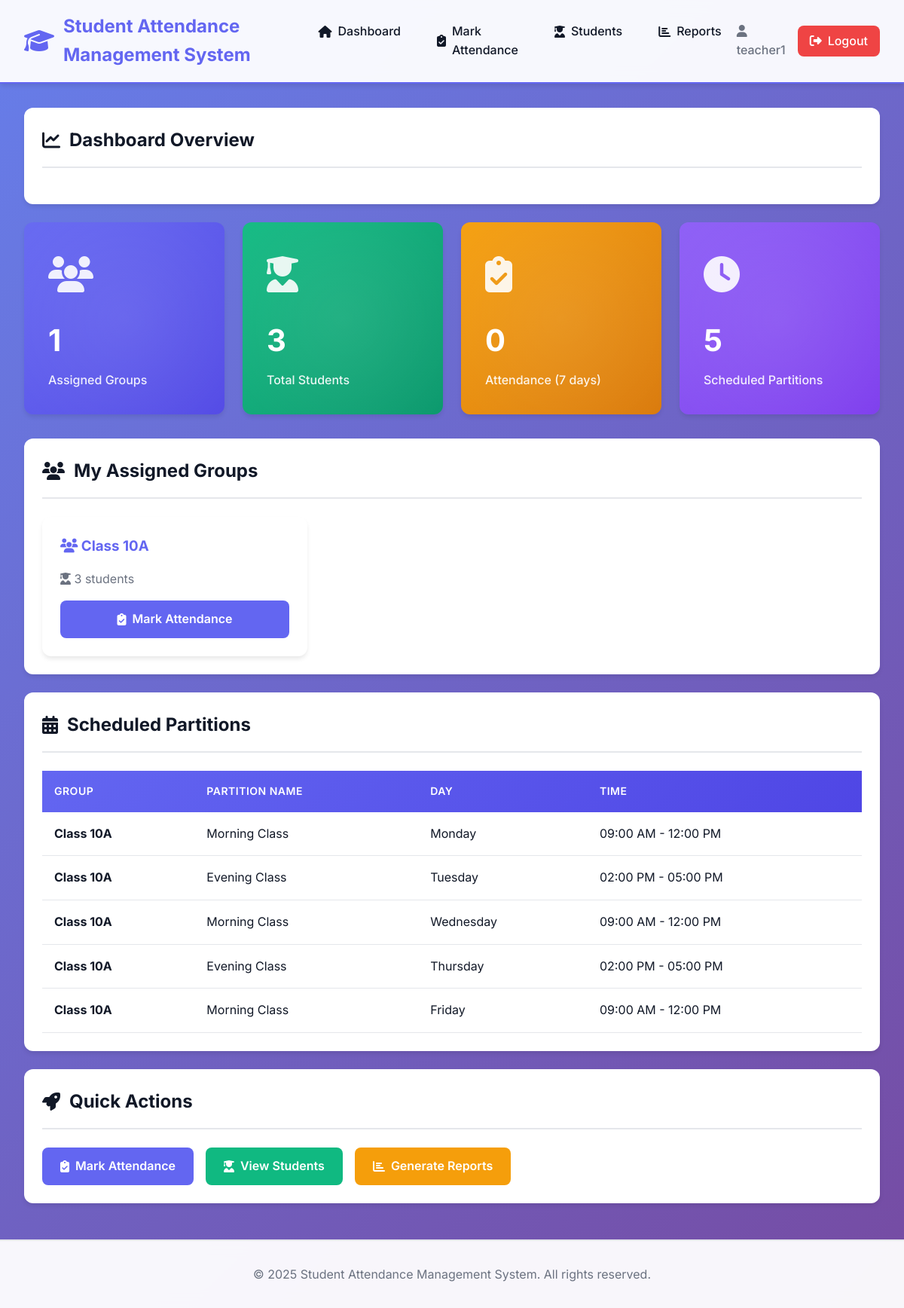
The page /teacher/dashboard.php (signed in) on the database its author committed.
### tables this page shows
CREATE TABLE groups (
    id INT AUTO_INCREMENT PRIMARY KEY,
    name VARCHAR(100) NOT NULL,
    created_by INT NOT NULL,
    created_at TIMESTAMP DEFAULT CURRENT_TIMESTAMP,
    FOREIGN KEY (created_by) REFERENCES users(id) ON DELETE CASCADE,
    INDEX idx_created_by (created_by)
);

CREATE TABLE partitions (
    id INT AUTO_INCREMENT PRIMARY KEY,
    group_id INT NOT NULL,
    name VARCHAR(100) NOT NULL,
    start_time TIME NOT NULL,
    end_time TIME NOT NULL,
    day_of_week VARCHAR(20) NOT NULL,
    created_at TIMESTAMP DEFAULT CURRENT_TIMESTAMP,
    FOREIGN KEY (group_id) REFERENCES groups(id) ON DELETE CASCADE,
    INDEX idx_group_id (group_id),
    INDEX idx_day_of_week (day_of_week)
);

### includes/functions.php (called while the page is built, shortened)
<?php
function formatTime($time) {
    return date('h:i A', strtotime($time));
}
?>

### teacher/dashboard.php (the view, shortened to what this page needs)
<?php
require_once '../includes/header.php';
$teacherId = getTeacherId($pdo, $_SESSION['user_id']);
try {
    $stmt = $pdo->prepare("
        SELECT g.*,
               (SELECT COUNT(*) FROM students WHERE group_id = g.id) as student_count
        FROM groups g
        JOIN group_assignments ga ON g.id = ga.group_id
        WHERE ga.teacher_id = ?
        ORDER BY g.name
    ");
    $stmt->execute([$teacherId]);
    $assignedGroups = $stmt->fetchAll();
    $stmt = $pdo->prepare("
        SELECT COUNT(DISTINCT s.id) as total
        FROM students s
        JOIN group_assignments ga ON s.group_id = ga.group_id
        WHERE ga.teacher_id = ?
    ");
    $stmt->execute([$teacherId]);
    $totalStudents = $stmt->fetchColumn();
    $stmt = $pdo->prepare("
        SELECT p.*, g.name as group_name
        FROM partitions p
        JOIN groups g ON p.group_id = g.id
        JOIN group_assignments ga ON g.id = ga.group_id
        WHERE ga.teacher_id = ?
        ORDER BY
            CASE p.day_of_week
                WHEN 'Monday' THEN 1
                WHEN 'Tuesday' THEN 2
                WHEN 'Wednesday' THEN 3
                WHEN 'Thursday' THEN 4
                WHEN 'Friday' THEN 5
                WHEN 'Saturday' THEN 6
                WHEN 'Sunday' THEN 7
            END,
            p.start_time
        LIMIT 10
    ");
    $stmt->execute([$teacherId]);
    $upcomingPartitions = $stmt->fetchAll();
    $stmt = $pdo->prepare("
        SELECT COUNT(*) as total
        FROM attendance
        WHERE marked_by = ? AND date >= DATE_SUB(CURDATE(), INTERVAL 7 DAY)
    ");
    $stmt->execute([$_SESSION['user_id']]);
    $recentAttendance = $stmt->fetchColumn();
} catch (PDOException $e) {
    setFlashMessage('danger', 'Error loading dashboard data.');
    $assignedGroups = [];
    $totalStudents = 0;
    $upcomingPartitions = [];
    $recentAttendance = 0;
}
?>
<div class="card">
    <div class="card-header">
        <h2><i class="fas fa-chart-line"></i> Dashboard Overview</h2>
    </div>
</div>
<div class="stats-grid">
    <div class="stat-card">
        <div class="stat-icon">
            <i class="fas fa-users"></i>
        </div>
        <div class="stat-value"><?php echo count($assignedGroups); ?></div>
        <div class="stat-label">Assigned Groups</div>
    </div>
    <div class="stat-card">
        <div class="stat-icon">
            <i class="fas fa-user-graduate"></i>
        </div>
        <div class="stat-value"><?php echo $totalStudents; ?></div>
        <div class="stat-label">Total Students</div>
    </div>
    <div class="stat-card">
        <div class="stat-icon">
            <i class="fas fa-clipboard-check"></i>
        </div>
        <div class="stat-value"><?php echo $recentAttendance; ?></div>
        <div class="stat-label">Attendance (7 days)</div>
    </div>
    <div class="stat-card">
        <div class="stat-icon">
            <i class="fas fa-clock"></i>
        </div>
        <div class="stat-value"><?php echo count($upcomingPartitions); ?></div>
        <div class="stat-label">Scheduled Partitions</div>
    </div>
</div>
<div class="card">
    <div class="card-header">
        <h2><i class="fas fa-users"></i> My Assigned Groups</h2>
    </div>
    <div class="card-body">
        <?php if (empty($assignedGroups)): ?>
            <p class="text-center" style="color: var(--text-secondary); padding: 2rem;">
                <i class="fas fa-info-circle"></i> No groups assigned yet. Please contact the administrator.
            </p>
        <?php else: ?>
            <div style="display: grid; grid-template-columns: repeat(auto-fill, minmax(300px, 1fr)); gap: 1rem;">
                <?php foreach ($assignedGroups as $group): ?>
                    <div class="card" style="margin: 0;">
                        <div class="card-body">
                            <h3 style="margin-bottom: 1rem; color: var(--primary-color);">
                                <i class="fas fa-users"></i> <?php echo htmlspecialchars($group['name']); ?>
                            </h3>
                            <p style="color: var(--text-secondary); margin-bottom: 1rem;">
                                <i class="fas fa-user-graduate"></i> <?php echo $group['student_count']; ?> students
                            </p>
                            <a href="mark_attendance.php?group_id=<?php echo $group['id']; ?>" class="btn btn-primary btn-block">
                                <i class="fas fa-clipboard-check"></i> Mark Attendance
                            </a>
                        </div>
                    </div>
                <?php endforeach; ?>
            </div>
        <?php endif; ?>
    </div>
</div>
<div class="card">
    <div class="card-header">
        <h2><i class="fas fa-calendar-alt"></i> Scheduled Partitions</h2>
    </div>
    <div class="card-body">
        <?php if (empty($upcomingPartitions)): ?>
            <p class="text-center" style="color: var(--text-secondary); padding: 2rem;">
                <i class="fas fa-info-circle"></i> No partitions scheduled.
            </p>
        <?php else: ?>
            <div class="table-responsive">
                <table>
                    <thead>
                        <tr>
                            <th>Group</th>
                            <th>Partition Name</th>
                            <th>Day</th>
                            <th>Time</th>
                        </tr>
                    </thead>
                    <tbody>
                        <?php foreach ($upcomingPartitions as $partition): ?>
                        <tr>
                            <td><strong><?php echo htmlspecialchars($partition['group_name']); ?></strong></td>
                            <td><?php echo htmlspecialchars($partition['name']); ?></td>
                            <td><?php echo htmlspecialchars($partition['day_of_week']); ?></td>
                            <td><?php echo formatTime($partition['start_time']) . ' - ' . formatTime($partition['end_time']); ?></td>
                        </tr>
                        <?php endforeach; ?>
                    </tbody>
                </table>
            </div>
        <?php endif; ?>
    </div>
</div>
<div class="card">
    <div class="card-header">
        <h2><i class="fas fa-rocket"></i> Quick Actions</h2>
    </div>
    <div class="card-body">
        <div class="d-flex gap-2" style="flex-wrap: wrap;">
            <a href="mark_attendance.php" class="btn btn-primary">
                <i class="fas fa-clipboard-check"></i> Mark Attendance
            </a>
            <a href="students.php" class="btn btn-success">
                <i class="fas fa-user-graduate"></i> View Students
            </a>
            <a href="reports.php" class="btn btn-warning">
                <i class="fas fa-chart-bar"></i> Generate Reports
            </a>
        </div>
    </div>
</div>
<?php require_once '../includes/footer.php'; ?>

### css/style.css (style rules this page uses)
:root { --primary-color: #6366f1; --primary-dark: #4f46e5; --primary-light: #818cf8; --secondary-color: #8b5cf6; --success-color: #10b981; --danger-color: #ef4444; --warning-color: #f59e0b; --info-color: #3b82f6; --dark-color: #1f2937; --light-color: #f9fafb; --border-color: #e5e7eb; --text-primary: #111827; --text-secondary: #6b7280; --shadow-sm: 0 1px 2px 0 rgba(0, 0, 0, 0.05); --shadow-md: 0 4px 6px -1px rgba(0, 0, 0, 0.1); --shadow-lg: 0 10px 15px -3px rgba(0, 0, 0, 0.1); --shadow-xl: 0 20px 25px -5px rgba(0, 0, 0, 0.1); --radius-sm: 0.375rem; --radius-md: 0.5rem; --radius-lg: 0.75rem; --transition: all 0.3s cubic-bezier(0.4, 0, 0.2, 1); }
* { margin: 0; padding: 0; box-sizing: border-box; }
body { font-family: 'Inter', -apple-system, BlinkMacSystemFont, 'Segoe UI', Roboto, sans-serif; background: linear-gradient(135deg, #667eea 0%, #764ba2 100%); min-height: 100vh; color: var(--text-primary); line-height: 1.6; }
.card { background: white; border-radius: var(--radius-lg); box-shadow: var(--shadow-md); padding: 1.5rem; margin-bottom: 1.5rem; transition: var(--transition); }
.card-header { display: flex; justify-content: space-between; align-items: center; margin-bottom: 1.5rem; padding-bottom: 1rem; border-bottom: 2px solid var(--border-color); }
.card-header h2 { font-size: 1.5rem; color: var(--text-primary); display: flex; align-items: center; gap: 0.75rem; }
.card-body { padding: 0; }
.stats-grid { display: grid; grid-template-columns: repeat(auto-fit, minmax(250px, 1fr)); gap: 1.5rem; margin-bottom: 2rem; }
.stat-card { background: linear-gradient(135deg, var(--primary-color), var(--primary-dark)); color: white; padding: 2rem; border-radius: var(--radius-lg); box-shadow: var(--shadow-md); transition: var(--transition); position: relative; overflow: hidden; }
.stat-card::before { content: ''; position: absolute; top: -50%; right: -50%; width: 200%; height: 200%; background: radial-gradient(circle, rgba(255,255,255,0.1) 0%, transparent 70%); animation: pulse 3s ease-in-out infinite; }
.stat-card:nth-child(2) { background: linear-gradient(135deg, var(--success-color), #059669); }
.stat-card:nth-child(3) { background: linear-gradient(135deg, var(--warning-color), #d97706); }
.stat-card:nth-child(4) { background: linear-gradient(135deg, var(--secondary-color), #7c3aed); }
.stat-icon { font-size: 3rem; opacity: 0.9; margin-bottom: 1rem; }
.stat-value { font-size: 2.5rem; font-weight: 700; margin-bottom: 0.5rem; }
.stat-label { font-size: 1rem; opacity: 0.9; font-weight: 500; }
.btn { padding: 0.75rem 1.5rem; border: none; border-radius: var(--radius-md); font-size: 1rem; font-weight: 600; cursor: pointer; transition: var(--transition); display: inline-flex; align-items: center; gap: 0.5rem; text-decoration: none; font-family: inherit; }
.btn-primary { background: var(--primary-color); color: white; }
.btn-success { background: var(--success-color); color: white; }
.btn-warning { background: var(--warning-color); color: white; }
.btn-block { width: 100%; justify-content: center; }
.table-responsive { overflow-x: auto; margin-top: 1rem; }
table { width: 100%; border-collapse: collapse; background: white; }
thead { background: linear-gradient(135deg, var(--primary-color), var(--primary-dark)); color: white; }
th { padding: 1rem; text-align: left; font-weight: 600; font-size: 0.875rem; text-transform: uppercase; letter-spacing: 0.5px; }
td { padding: 1rem; border-bottom: 1px solid var(--border-color); }
tbody tr { transition: var(--transition); }
.d-flex { display: flex; }
.gap-2 { gap: 1rem; }

### rows shown on the page
groups: name "Class 10A", student_count "3"
partitions: group.name "Class 10A", name "Morning Class", day_of_week "Monday", start_time "09:00 AM", end_time "12:00 PM"
partitions: group.name "Class 10A", name "Evening Class", day_of_week "Tuesday", start_time "02:00 PM", end_time "05:00 PM"
partitions: group.name "Class 10A", name "Morning Class", day_of_week "Wednesday", start_time "09:00 AM", end_time "12:00 PM"
partitions: group.name "Class 10A", name "Evening Class", day_of_week "Thursday", start_time "02:00 PM", end_time "05:00 PM"
partitions: group.name "Class 10A", name "Morning Class", day_of_week "Friday", start_time "09:00 AM", end_time "12:00 PM"

### other values the page prints
APP_NAME "Student Attendance Management System"
$_SESSION['username'] "teacher1"
count($assignedGroups) "1"
$totalStudents "3"
$recentAttendance "0"
count($upcomingPartitions) "5"
